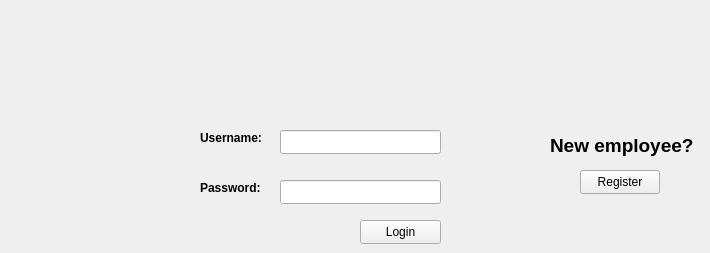
    <widget class="QWidget" name="A1Login">
     <attribute name="title">
      <string>Login</string>
     </attribute>
     <widget class="QLabel" name="labelA1_username">
      <property name="geometry">
       <rect>
        <x>200</x>
        <y>130</y>
        <width>71</width>
        <height>16</height>
       </rect>
      </property>
      <property name="text">
       <string>&lt;html&gt;&lt;head/&gt;&lt;body&gt;&lt;p&gt;&lt;span style=&quot; font-weight:700;&quot;&gt;Username:&lt;/span&gt;&lt;/p&gt;&lt;/body&gt;&lt;/html&gt;</string>
      </property>
     </widget>
     <widget class="QLabel" name="labelA1_password">
      <property name="geometry">
       <rect>
        <x>200</x>
        <y>180</y>
        <width>61</width>
        <height>16</height>
       </rect>
      </property>
      <property name="text">
       <string>&lt;html&gt;&lt;head/&gt;&lt;body&gt;&lt;p&gt;&lt;span style=&quot; font-weight:700;&quot;&gt;Password:&lt;/span&gt;&lt;/p&gt;&lt;/body&gt;&lt;/html&gt;</string>
      </property>
     </widget>
     <widget class="QLineEdit" name="lineEditA1_loginUsername">
      <property name="geometry">
       <rect>
        <x>280</x>
        <y>130</y>
        <width>161</width>
        <height>24</height>
       </rect>
      </property>
     </widget>
     <widget class="QLineEdit" name="lineEditA1_loginPassword">
      <property name="geometry">
       <rect>
        <x>280</x>
        <y>180</y>
        <width>161</width>
        <height>24</height>
       </rect>
      </property>
     </widget>
     <widget class="QPushButton" name="pushA1_login">
      <property name="geometry">
       <rect>
        <x>360</x>
        <y>220</y>
        <width>81</width>
        <height>24</height>
       </rect>
      </property>
      <property name="text">
       <string>Login</string>
      </property>
     </widget>
     <widget class="QPushButton" name="pushA1_register">
      <property name="geometry">
       <rect>
        <x>580</x>
        <y>170</y>
        <width>80</width>
        <height>24</height>
       </rect>
      </property>
      <property name="text">
       <string>Register</string>
      </property>
     </widget>
     <widget class="QLabel" name="labelA1_newEmployee">
      <property name="geometry">
       <rect>
        <x>550</x>
        <y>130</y>
        <width>151</width>
        <height>31</height>
       </rect>
      </property>
      <property name="text">
       <string>&lt;html&gt;&lt;head/&gt;&lt;body&gt;&lt;p&gt;&lt;span style=&quot; font-size:14pt; font-weight:700;&quot;&gt;New employee?&lt;/span&gt;&lt;/p&gt;&lt;/body&gt;&lt;/html&gt;</string>
      </property>
     </widget>
    </widget>
